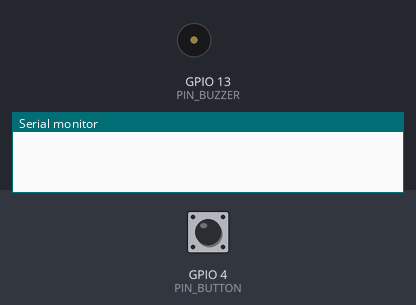
Bench run of a sketch on a simulated ESP32. Shown: buzzer (waves = sounding), the last lines printed to the serial monitor. Inputs (shaded band) come from the test bench; at power-on: GPIO 4 (PIN_BUTTON) HIGH.

Above: at 1.2 s.
1.3 s: GPIO 4 (PIN_BUTTON) pulled LOW for 0.15 s
At 1.8 s:
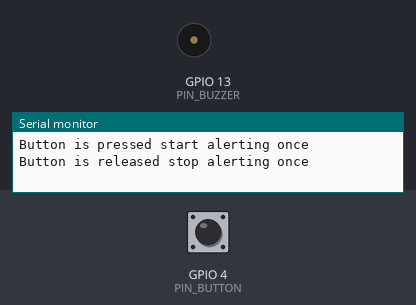
3.0 s: GPIO 4 (PIN_BUTTON) pulled LOW for 3.2 s
At 3.3 s:
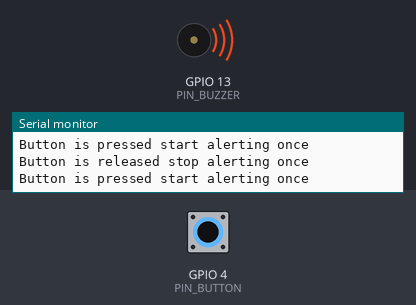
Timing chart, 0 to 7.7 s (numbered marks = the images above; inputs shaded):
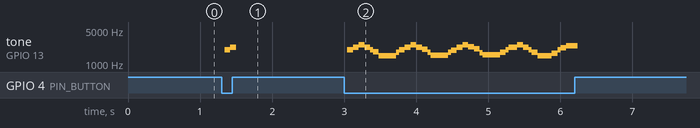

Measured:
- after the input at 1.3 s, tone on GPIO 13 (PIN_BUZZER): silent → 1977 Hz at once, → 2230 Hz 0.08 s later, → silent 0.08 s later
- after the input at 3.0 s, tone on GPIO 13 (PIN_BUZZER): plays 1978 Hz for 0.08 s, 2230 Hz for 0.08 s, 2462 Hz for 0.08 s, 2224 Hz for 0.08 s, 1967 Hz for 0.04 s, 1804 Hz for 0.08 s … (35 notes in this stretch), starting at once

The sketch:

007_03_Buzzer_alert_on_timer_with_sinus.ino
```cpp
/**********************************************************************
* Filename    : 007-03_Buzzer_alert_on_timer_with_sinus
* Description : Using a button to make a passive buzzer to ring,
* due to some bugs with the code of ledcWriteTone, this time
* we are going to use a timer and with a sinus function
* Auther      : Alternatives Solutions
* Modification: 2026/02/13
**********************************************************************/

#define PIN_BUZZER    13
#define PIN_BUTTON    4

hw_timer_t* timerId = NULL;   //timer identity

//IRAM_ATTR tells the ESP32 to keep this function in its fastest memory
// because it's going to be called very frequently.
// onTimer() is our callback function. will be called when needed.
void IRAM_ATTR onTimer() {
  static bool pinState = false;     //the magic of static
  pinState = !pinState;             //flip the state
  digitalWrite(PIN_BUZZER, pinState);
}

//we do not want to create multiple timer action
//or stop the timer multiple times
bool isAlerting = false;

// the setup function runs once when you press reset or power the board
void setup() {
  pinMode(PIN_BUTTON, INPUT);
  pinMode(PIN_BUZZER, OUTPUT);
  Serial.begin(115200);
  //initialize the timer (set the frequence and attach the callback function)
  timerId = timerBegin(1000000); //(This sets a 1MHz clock).
  //This links your "flip the pin" function to the timer)
  timerAttachInterrupt(timerId, &onTimer);
}

// the loop function runs over and over again forever
void loop() {
  static float wave_index = 0;  //The siren "position" - saved across every loop!
  if (LOW == digitalRead(PIN_BUTTON)) {
    //When button is pressed
    if (!isAlerting) {
      //Set alerting
      isAlerting = true;
      Serial.println("Button is pressed start alerting once");
      //perform next task that needs to be done once
      //Now there is a difference between timer and timerAlarm

      //start the alarm
      timerStart(timerId);
    }
    // --- SIREN MATGH SECTION ---
    // 1. Convert degrees to radians
    float radian = wave_index * PI / 180.0;
    // 2. Calculate a frequency that slides up and down
    float freq = 2000 + sin(radian) * 500;
    // 3. Convert frequency to a timer interval (microseconds)
    int interval = 1000000 / (freq * 2);
    // Update the timer interval immediately
    timerAlarm(timerId, interval, true, 0);

    wave_index++; // Move to the next "step" of the wave
    if (wave_index >= 360) wave_index = 0; // Reset after a full circle

    delay(2); // Small delay to control how fast the siren "wails"


  } else {
    //when button is not pressed
    if (isAlerting) {
      //stop the alarm once and change the state of the flag
      Serial.println("Button is released stop alerting once");
      isAlerting = false;
      //stop the alarm
      timerStop(timerId);
      digitalWrite(PIN_BUZZER, LOW); // Ensure silence
      wave_index = 0; // Reset the song for next time
    }

  }
}
/*
The math
We use the formula: $freq = 2000 + \sin(i \cdot \frac{\pi}{180}) \cdot 500$.
This slides the frequency between 1500Hz and 2500Hz.
Since our timer is 1MHz, the "interval" we give the timer is $\frac{1,000,000}{freq \cdot 2}$
(the "2" is because the timer only represents half a wave—one flip).

for more info
1. The "Base" Frequency (2000)
The value 2000 represents the "Center Pitch" in Hertz (Hz).
  > Resonant Frequency: Most small passive buzzers have a "sweet spot" (resonant frequency)
   where they are loudest, usually between 2000Hz and 2500Hz.
  > The Starting Point: By setting this to 2000, the alarm starts right in the middle
   of the buzzer's most effective range.
  > Effect: If you changed this to 500, the alarm would sound very deep and "growly."
   If you changed it to 4000, it would be a very piercing, high-pitched whistle.

2. The "Swing" Amount (500)The value 500 is the Amplitude of the wave.
It determines how far "up" and "down" the pitch travels from the center.
  > The Range: Because you are adding and subtracting this from the base (2000),
   your alarm slides between 1500Hz ($2000 - 500$) and 2500Hz ($2000 + 500$).
  > Effect: If you increased this to 1000, the siren would sound much more dramatic
   (like a "Deep-High" cartoon siren). If you decreased it to 50, the pitch change
    would be so subtle you might barely hear it sliding.

3. The "Smoothness" ($\sin$ and $i$)
The sin() function is used because it doesn't move in a straight line.
  > The Curve: A sine wave spends more time at the very top and very bottom of the curve
   and moves quickly through the middle. This mimics the way mechanical sirens
   (like on old fire trucks) sound as they spin up and down.
  > The Converter ($PI / 180.0$): The sin() function in C++ expects "Radians,"
   but as humans, we think in "Degrees" (0 to 360). This little bit of math converts
    your degree counter ($i$) into the format the computer understands.

4. The "Final Conversion" ($1,000,000 / (freq \cdot 2)$)
This is the bridge between Music (Frequency) and Time (the Timer).
  > The 1,000,000: Since your timer runs at 1MHz, there are 1,000,000 "ticks" in a second.
  > The $\cdot 2$: A full sound wave has a "High" part and a "Low" part.
   To make a 2000Hz sound, you need to flip the pin 4000 times per second.
  > The Result: This calculation tells the ESP32 exactly how many microseconds to wait
   before flipping the pin again to achieve the desired pitch.

Summary Table
--------------
Component,       Role,              Effect of Increasing
2000,            Center Pitch,      Higher overall sound
500,             Pitch Range,       "More ""dramatic"" slide"
i increment,     Speed,             "Faster ""wailing"""
delay(2),        Tempo,             "Slower ""wailing"""


*/


/*
//No Sinus function used

#define PIN_BUZZER    13
#define PIN_BUTTON    4

hw_timer_t* timerId = NULL;   //timer identity

//IRAM_ATTR tells the ESP32 to keep this function in its fastest memory
// because it's going to be called very frequently.
// onTimer() is our callback function. will be called when needed.
void IRAM_ATTR onTimer() {
  static bool pinState = false;     //the magic of static
  pinState = !pinState;             //flip the state
  digitalWrite(PIN_BUZZER, pinState);
}

//we do not want to create multiple timer action
//or stop the timer multiple times
bool isAlerting = false;

// the setup function runs once when you press reset or power the board
void setup() {
  pinMode(PIN_BUTTON, INPUT);
  pinMode(PIN_BUZZER, OUTPUT);
  Serial.begin(115200);
  //initialize the timer (set the frequence and attach the callback function)
  timerId = timerBegin(1000000); //(This sets a 1MHz clock).
  //This links your "flip the pin" function to the timer)
  timerAttachInterrupt(timerId, &onTimer);
}

// the loop function runs over and over again forever
void loop() {
  if (LOW == digitalRead(PIN_BUTTON)) {
    //When button is pressed
    if (!isAlerting) {
      //Set alerting
      isAlerting = true;
      Serial.println("Button is pressed start alerting once");
      //perform next task that need to be done once

      //Now there is a difference between timer and timerAlarm
      //Create a timerAlarm and set it to 250microsec and repeat
      timerAlarm(timerId, 250, true, 0);
      //start the alarm
      timerStart(timerId);
    }
//    digitalWrite(PIN_BUZZER, HIGH);
  } else {
    //when button is not pressed
    if (isAlerting) {
      //stop the alarm once and change the state of the flag
      Serial.println("Button is released stop alerting once");
      isAlerting = false;
      //stop the alarm
      timerStop(timerId);
    }
    digitalWrite(PIN_BUZZER, LOW);
  }
}
*/

/*
//initialize the timer in the setup
//set the clock to 1Mhz and attach the callback function to it.

#define PIN_BUZZER    13
#define PIN_BUTTON    4

hw_timer_t* timerId = NULL;   //timer identity

//IRAM_ATTR tells the ESP32 to keep this function in its fastest memory
// because it's going to be called very frequently.
// onTimer() is our callback function. will be called when needed.
void IRAM_ATTR onTimer() {
  static bool pinState = false;     //the magic of static
  pinState = !pinState;             //flip the state
  digitalWrite(PIN_BUZZER, pinState);
}

//we do not want to create multiple timer action
//or stop the timer multiple times
bool isAlerting = false;

// the setup function runs once when you press reset or power the board
void setup() {
  pinMode(PIN_BUTTON, INPUT);
  pinMode(PIN_BUZZER, OUTPUT);
  Serial.begin(115200);
  //initialize the timer (set the frequence and attach the callback function)
  timerId = timerBegin(1000000); //(This sets a 1MHz clock).
  //This links your "flip the pin" function to the timer)
  timerAttachInterrupt(timerId, &onTimer);
}

// the loop function runs over and over again forever
void loop() {
  if (LOW == digitalRead(PIN_BUTTON)) {
    //When button is pressed
    if (!isAlerting) {
      //Set alerting
      isAlerting = true;
      Serial.println("Button is pressed start alerting once");
      //perform next task that need to be done once
    }
  } else {
    //when button is not pressed
    if (isAlerting) {
      //stop the alarm once and change the state of the flag

      Serial.println("Button is released stop alerting once");
      isAlerting = false;
    }
  }
}

*/

/*
//create Timer identity or variable and the
//callback function that the timer will use
#define PIN_BUZZER    13
#define PIN_BUTTON    4

hw_timer_t* timerId = NULL;   //timer identity

//IRAM_ATTR tells the ESP32 to keep this function in its fastest memory
// because it's going to be called very frequently.
// onTimer() is our callback function. will be called when needed.
void IRAM_ATTR onTimer() {
  static bool pinState = false;     //the magic of static
  pinState = !pinState;             //flip the state
  digitalWrite(PIN_BUZZER, pinState);
}

//we do not want to create multiple timer action
//or stop the timer multiple times
bool isAlerting = false;

// the setup function runs once when you press reset or power the board
void setup() {
  pinMode(PIN_BUTTON, INPUT);
  pinMode(PIN_BUZZER, OUTPUT);
  Serial.begin(115200);
}

// the loop function runs over and over again forever
void loop() {
  if (LOW == digitalRead(PIN_BUTTON)) {
    //When button is pressed
    if (!isAlerting) {
      //Set alerting
      isAlerting = true;
      Serial.println("Button is pressed start alerting once");
      //perform next task that need to be done once
    }
  } else {
    //when button is not pressed
    if (isAlerting) {
      //stop the alarm once and change the state of the flag

      Serial.println("Button is released stop alerting once");
      isAlerting = false;
    }
  }
}


The Magic of static
When you put static in front of a variable inside a function,
 it changes how the computer treats it:

1- Initialization happens only once:
The line static bool pinState = false;
 only actually "runs" the very first time the function is called.

2- It has "Memory": When the function finishes, pinState is not destroyed.
It stays alive in the computer's memory, holding its value until the next time
 the timer calls the function.
*/


/*
#define PIN_BUZZER    13
#define PIN_BUTTON    4

//we do not want to create multiple timer action
//or stop the timer multiple times
bool isAlerting = false;
// the setup function runs once when you press reset or power the board
void setup() {
  pinMode(PIN_BUTTON, INPUT);
  pinMode(PIN_BUZZER, OUTPUT);
  Serial.begin(115200);
}

// the loop function runs over and over again forever
void loop() {
  if (LOW == digitalRead(PIN_BUTTON)) {
    //When button is pressed
    if (!isAlerting) {
      //Set alerting
      isAlerting = true;
      Serial.println("Button is pressed start alerting once");
      //perform next task that need to be done once
    }
  } else {
    //when button is not pressed
    if (isAlerting) {
      //stop the alarm once and change the state of the flag

      Serial.println("Button is released stop alerting once");
      isAlerting = false;
    }
  }
}

Why your suggestion is great:
Preventing "Machine Gun" Execution:
By using if (!isAlerting), you ensure that the code inside only runs once
at the moment the button is first pressed.
Without this, the ESP32 would try to "start" the alarm thousands of times
 per second as long as your finger is on the button.

Clean Shutdown: Your else block correctly checks if (isAlerting)
so it only runs the "stop" code once when you let go.

*/


/*
//here the goal is just to check if the button is pressed or released.
#define PIN_BUZZER    13
#define PIN_BUTTON    4

// the setup function runs once when you press reset or power the board
void setup() {
  pinMode(PIN_BUTTON, INPUT);
  pinMode(PIN_BUZZER, OUTPUT);
  Serial.begin(115200);
}

// the loop function runs over and over again forever
void loop() {
  if (LOW == digitalRead(PIN_BUTTON)) {
    //When button is pressed

  } else {
    //when button is not pressed

  }
}
*/
```
